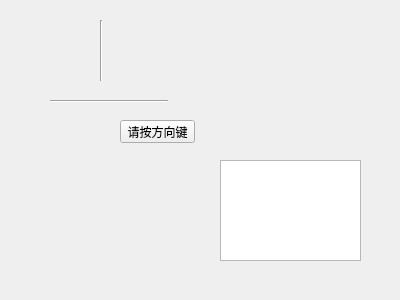
<?xml version="1.0" encoding="UTF-8"?>
<ui version="4.0">
 <class>Widget</class>
 <widget class="QWidget" name="Widget">
  <property name="geometry">
   <rect>
    <x>0</x>
    <y>0</y>
    <width>400</width>
    <height>300</height>
   </rect>
  </property>
  <property name="windowTitle">
   <string>Widget</string>
  </property>
  <widget class="QTextEdit" name="textEdit">
   <property name="geometry">
    <rect>
     <x>220</x>
     <y>160</y>
     <width>141</width>
     <height>101</height>
    </rect>
   </property>
  </widget>
  <widget class="Line" name="line">
   <property name="geometry">
    <rect>
     <x>50</x>
     <y>100</y>
     <width>118</width>
     <height>3</height>
    </rect>
   </property>
   <property name="orientation">
    <enum>Qt::Horizontal</enum>
   </property>
  </widget>
  <widget class="Line" name="line_2">
   <property name="geometry">
    <rect>
     <x>100</x>
     <y>20</y>
     <width>3</width>
     <height>61</height>
    </rect>
   </property>
   <property name="orientation">
    <enum>Qt::Vertical</enum>
   </property>
  </widget>
  <widget class="QPushButton" name="pushButton">
   <property name="geometry">
    <rect>
     <x>120</x>
     <y>120</y>
     <width>75</width>
     <height>23</height>
    </rect>
   </property>
   <property name="text">
    <string>请按方向键</string>
   </property>
  </widget>
 </widget>
 <layoutdefault spacing="6" margin="11"/>
 <resources/>
 <connections/>
</ui>
